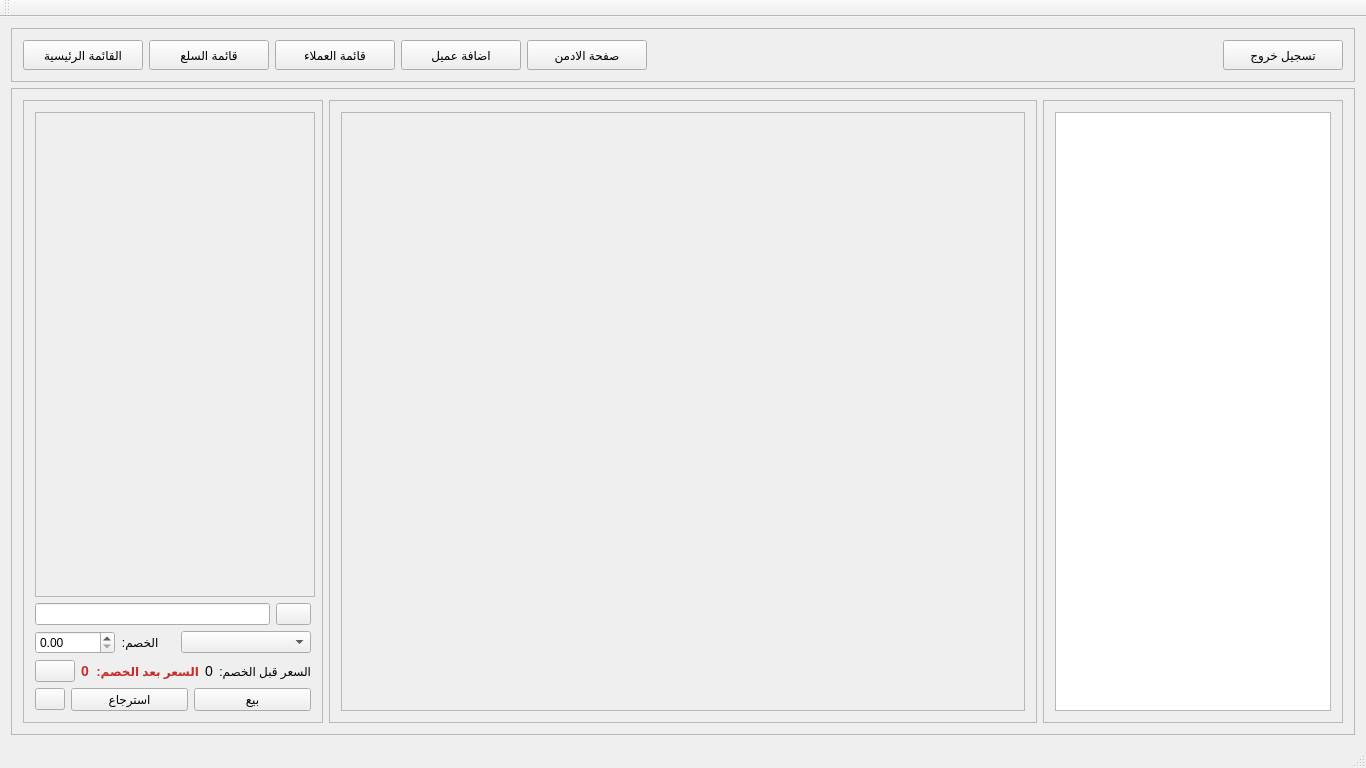
<?xml version="1.0" encoding="UTF-8"?>
<ui version="4.0">
 <class>test_ui_CRSClass</class>
 <widget class="QMainWindow" name="test_ui_CRSClass">
  <property name="geometry">
   <rect>
    <x>0</x>
    <y>0</y>
    <width>1366</width>
    <height>768</height>
   </rect>
  </property>
  <property name="windowTitle">
   <string>test_ui_CRS</string>
  </property>
  <property name="autoFillBackground">
   <bool>true</bool>
  </property>
  <widget class="QWidget" name="centralWidget">
   <layout class="QVBoxLayout" name="verticalLayout_2">
    <item>
     <widget class="QFrame" name="nav_frame">
      <property name="frameShape">
       <enum>QFrame::StyledPanel</enum>
      </property>
      <property name="frameShadow">
       <enum>QFrame::Raised</enum>
      </property>
      <layout class="QHBoxLayout" name="horizontalLayout">
       <item>
        <widget class="QPushButton" name="main_menu">
         <property name="minimumSize">
          <size>
           <width>120</width>
           <height>30</height>
          </size>
         </property>
         <property name="text">
          <string>القائمة الرئيسية</string>
         </property>
        </widget>
       </item>
       <item>
        <widget class="QPushButton" name="product_menu">
         <property name="minimumSize">
          <size>
           <width>120</width>
           <height>30</height>
          </size>
         </property>
         <property name="text">
          <string>قائمة السلع</string>
         </property>
        </widget>
       </item>
       <item>
        <widget class="QPushButton" name="customers_menu">
         <property name="minimumSize">
          <size>
           <width>120</width>
           <height>30</height>
          </size>
         </property>
         <property name="text">
          <string>قائمة العملاء</string>
         </property>
        </widget>
       </item>
       <item>
        <widget class="QPushButton" name="add_customers_menu">
         <property name="minimumSize">
          <size>
           <width>120</width>
           <height>30</height>
          </size>
         </property>
         <property name="text">
          <string>اضافة عميل</string>
         </property>
        </widget>
       </item>
       <item>
        <widget class="QPushButton" name="admin_page">
         <property name="minimumSize">
          <size>
           <width>120</width>
           <height>30</height>
          </size>
         </property>
         <property name="text">
          <string>صفحة الادمن</string>
         </property>
        </widget>
       </item>
       <item>
        <spacer name="horizontalSpacer">
         <property name="orientation">
          <enum>Qt::Horizontal</enum>
         </property>
         <property name="sizeHint" stdset="0">
          <size>
           <width>40</width>
           <height>20</height>
          </size>
         </property>
        </spacer>
       </item>
       <item>
        <widget class="QPushButton" name="logout">
         <property name="minimumSize">
          <size>
           <width>120</width>
           <height>30</height>
          </size>
         </property>
         <property name="text">
          <string>تسجيل خروج</string>
         </property>
        </widget>
       </item>
      </layout>
     </widget>
    </item>
    <item>
     <widget class="QFrame" name="main_frame">
      <property name="frameShape">
       <enum>QFrame::StyledPanel</enum>
      </property>
      <property name="frameShadow">
       <enum>QFrame::Raised</enum>
      </property>
      <layout class="QGridLayout" name="gridLayout">
       <item row="0" column="2">
        <widget class="QFrame" name="categories_list_frame">
         <property name="maximumSize">
          <size>
           <width>300</width>
           <height>16777215</height>
          </size>
         </property>
         <property name="styleSheet">
          <string notr="true"/>
         </property>
         <property name="frameShape">
          <enum>QFrame::StyledPanel</enum>
         </property>
         <property name="frameShadow">
          <enum>QFrame::Raised</enum>
         </property>
         <layout class="QGridLayout" name="gridLayout_3">
          <item row="0" column="0">
           <widget class="QListWidget" name="categories_list">
            <property name="layoutDirection">
             <enum>Qt::LeftToRight</enum>
            </property>
            <property name="styleSheet">
             <string notr="true">font-size: 16px;</string>
            </property>
           </widget>
          </item>
         </layout>
        </widget>
       </item>
       <item row="0" column="1">
        <widget class="QFrame" name="products_frame">
         <property name="minimumSize">
          <size>
           <width>300</width>
           <height>0</height>
          </size>
         </property>
         <property name="frameShape">
          <enum>QFrame::StyledPanel</enum>
         </property>
         <property name="frameShadow">
          <enum>QFrame::Raised</enum>
         </property>
         <layout class="QGridLayout" name="gridLayout_4">
          <item row="0" column="0">
           <widget class="QScrollArea" name="products_scroll_area">
            <property name="styleSheet">
             <string notr="true"/>
            </property>
            <property name="widgetResizable">
             <bool>true</bool>
            </property>
            <widget class="QWidget" name="products_scroll_area_content">
             <property name="geometry">
              <rect>
               <x>0</x>
               <y>0</y>
               <width>694</width>
               <height>597</height>
              </rect>
             </property>
             <layout class="QGridLayout" name="gridLayout_8">
              <item row="0" column="0">
               <layout class="QVBoxLayout" name="productsVerticalLayout"/>
              </item>
             </layout>
            </widget>
           </widget>
          </item>
         </layout>
        </widget>
       </item>
       <item row="0" column="0">
        <widget class="QFrame" name="cart_frame">
         <property name="minimumSize">
          <size>
           <width>300</width>
           <height>0</height>
          </size>
         </property>
         <property name="maximumSize">
          <size>
           <width>300</width>
           <height>16777215</height>
          </size>
         </property>
         <property name="frameShape">
          <enum>QFrame::StyledPanel</enum>
         </property>
         <property name="frameShadow">
          <enum>QFrame::Raised</enum>
         </property>
         <layout class="QGridLayout" name="gridLayout_2">
          <item row="1" column="0" colspan="2">
           <layout class="QGridLayout" name="gridLayout_7">
            <item row="1" column="2" colspan="2">
             <widget class="QComboBox" name="order_type_cmb">
              <property name="minimumSize">
               <size>
                <width>130</width>
                <height>0</height>
               </size>
              </property>
              <property name="placeholderText">
               <string>نوع الطلب</string>
              </property>
             </widget>
            </item>
            <item row="0" column="3">
             <widget class="QPushButton" name="phone_number_label">
              <property name="maximumSize">
               <size>
                <width>35</width>
                <height>16777215</height>
               </size>
              </property>
              <property name="text">
               <string/>
              </property>
              <property name="icon">
               <iconset>
                <normaloff>../../../Projects/cash-register-system/cashRegisterSystem/icon.ico</normaloff>../../../Projects/cash-register-system/cashRegisterSystem/icon.ico</iconset>
              </property>
             </widget>
            </item>
            <item row="1" column="1">
             <widget class="QLabel" name="label">
              <property name="minimumSize">
               <size>
                <width>0</width>
                <height>0</height>
               </size>
              </property>
              <property name="text">
               <string>     الخصم:</string>
              </property>
             </widget>
            </item>
            <item row="1" column="0">
             <widget class="QDoubleSpinBox" name="discount_spinbox">
              <property name="minimumSize">
               <size>
                <width>80</width>
                <height>0</height>
               </size>
              </property>
              <property name="maximumSize">
               <size>
                <width>100</width>
                <height>16777215</height>
               </size>
              </property>
             </widget>
            </item>
            <item row="0" column="0" colspan="3">
             <widget class="QLineEdit" name="phone_number"/>
            </item>
           </layout>
          </item>
          <item row="0" column="0" colspan="2">
           <widget class="QScrollArea" name="cartScrollArea">
            <property name="minimumSize">
             <size>
              <width>280</width>
              <height>0</height>
             </size>
            </property>
            <property name="styleSheet">
             <string notr="true"/>
            </property>
            <property name="widgetResizable">
             <bool>true</bool>
            </property>
            <widget class="QWidget" name="scrollAreaWidgetContents">
             <property name="geometry">
              <rect>
               <x>0</x>
               <y>0</y>
               <width>278</width>
               <height>474</height>
              </rect>
             </property>
             <property name="minimumSize">
              <size>
               <width>0</width>
               <height>0</height>
              </size>
             </property>
             <layout class="QVBoxLayout" name="verticalLayout_3">
              <item>
               <layout class="QVBoxLayout" name="cartVerticalLayout">
                <item>
                 <spacer name="verticalSpacer">
                  <property name="orientation">
                   <enum>Qt::Vertical</enum>
                  </property>
                  <property name="sizeHint" stdset="0">
                   <size>
                    <width>20</width>
                    <height>40</height>
                   </size>
                  </property>
                 </spacer>
                </item>
               </layout>
              </item>
             </layout>
            </widget>
           </widget>
          </item>
          <item row="2" column="0" colspan="2">
           <layout class="QHBoxLayout" name="horizontalLayout_4">
            <item>
             <widget class="QPushButton" name="checkDiscount">
              <property name="text">
               <string/>
              </property>
              <property name="icon">
               <iconset>
                <normaloff>../../../Projects/cash-register-system/cashRegisterSystem/icon.ico</normaloff>../../../Projects/cash-register-system/cashRegisterSystem/icon.ico</iconset>
              </property>
             </widget>
            </item>
            <item>
             <widget class="QLabel" name="price_after">
              <property name="styleSheet">
               <string notr="true">border: none;
color: #c92a2a;
font-weight: bold;
font-size: 14px;</string>
              </property>
              <property name="text">
               <string>0</string>
              </property>
             </widget>
            </item>
            <item>
             <widget class="QLabel" name="price_after_const">
              <property name="styleSheet">
               <string notr="true">border: none;
color: #c92a2a;
font-weight: bold;
font-size: 12px;</string>
              </property>
              <property name="text">
               <string>السعر بعد الخصم:</string>
              </property>
             </widget>
            </item>
            <item>
             <widget class="QLabel" name="price_before">
              <property name="styleSheet">
               <string notr="true">border: none;
font-size: 14px</string>
              </property>
              <property name="text">
               <string>0</string>
              </property>
             </widget>
            </item>
            <item>
             <widget class="QLabel" name="price_before_const">
              <property name="styleSheet">
               <string notr="true">border: none;
font-size: 12px</string>
              </property>
              <property name="text">
               <string>السعر قبل الخصم:</string>
              </property>
             </widget>
            </item>
           </layout>
          </item>
          <item row="3" column="0" colspan="2">
           <layout class="QHBoxLayout" name="horizontalLayout_5">
            <item>
             <widget class="QPushButton" name="cancel_order">
              <property name="maximumSize">
               <size>
                <width>30</width>
                <height>16777215</height>
               </size>
              </property>
              <property name="text">
               <string/>
              </property>
              <property name="icon">
               <iconset>
                <normaloff>../../../Projects/cash-register-system/cashRegisterSystem/icon.ico</normaloff>../../../Projects/cash-register-system/cashRegisterSystem/icon.ico</iconset>
              </property>
             </widget>
            </item>
            <item>
             <widget class="QPushButton" name="retrieve">
              <property name="text">
               <string>استرجاع</string>
              </property>
             </widget>
            </item>
            <item>
             <widget class="QPushButton" name="sell">
              <property name="text">
               <string>بيع</string>
              </property>
             </widget>
            </item>
           </layout>
          </item>
         </layout>
        </widget>
       </item>
      </layout>
     </widget>
    </item>
   </layout>
  </widget>
  <widget class="QMenuBar" name="menuBar">
   <property name="geometry">
    <rect>
     <x>0</x>
     <y>0</y>
     <width>1366</width>
     <height>22</height>
    </rect>
   </property>
  </widget>
  <widget class="QToolBar" name="mainToolBar">
   <attribute name="toolBarArea">
    <enum>TopToolBarArea</enum>
   </attribute>
   <attribute name="toolBarBreak">
    <bool>false</bool>
   </attribute>
  </widget>
  <widget class="QStatusBar" name="statusBar"/>
 </widget>
 <layoutdefault spacing="6" margin="11"/>
 <resources>
  <include location="test_ui_CRS.qrc"/>
 </resources>
 <connections/>
</ui>
